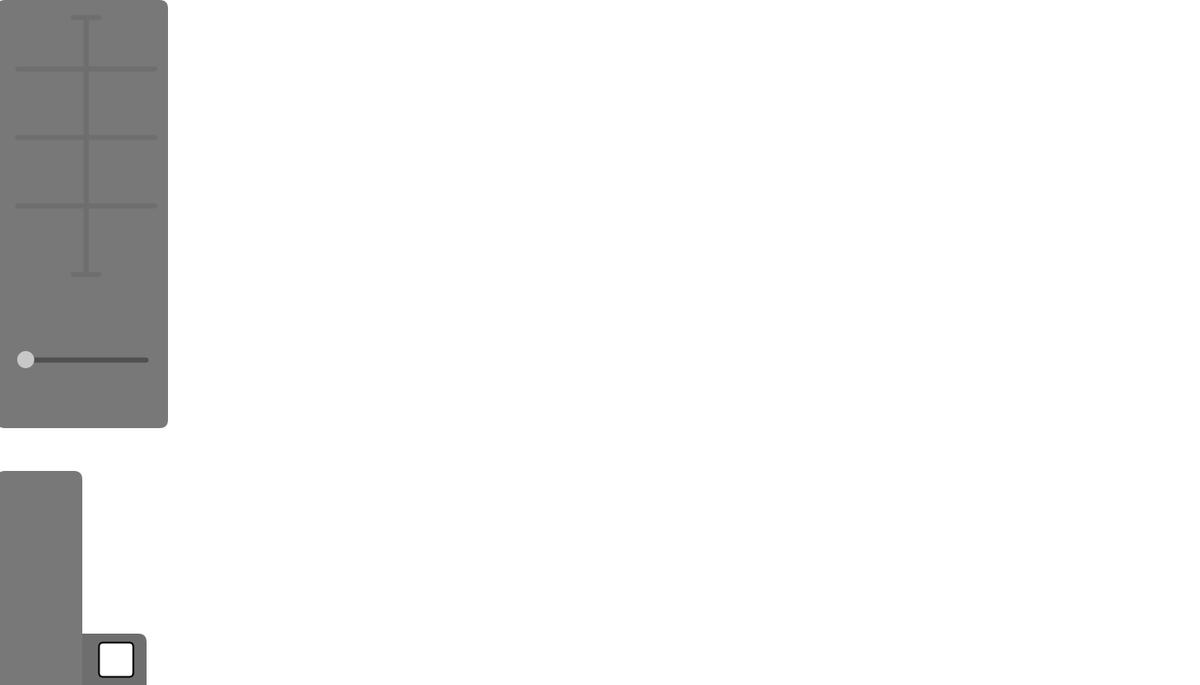
Frame 1 (no input)
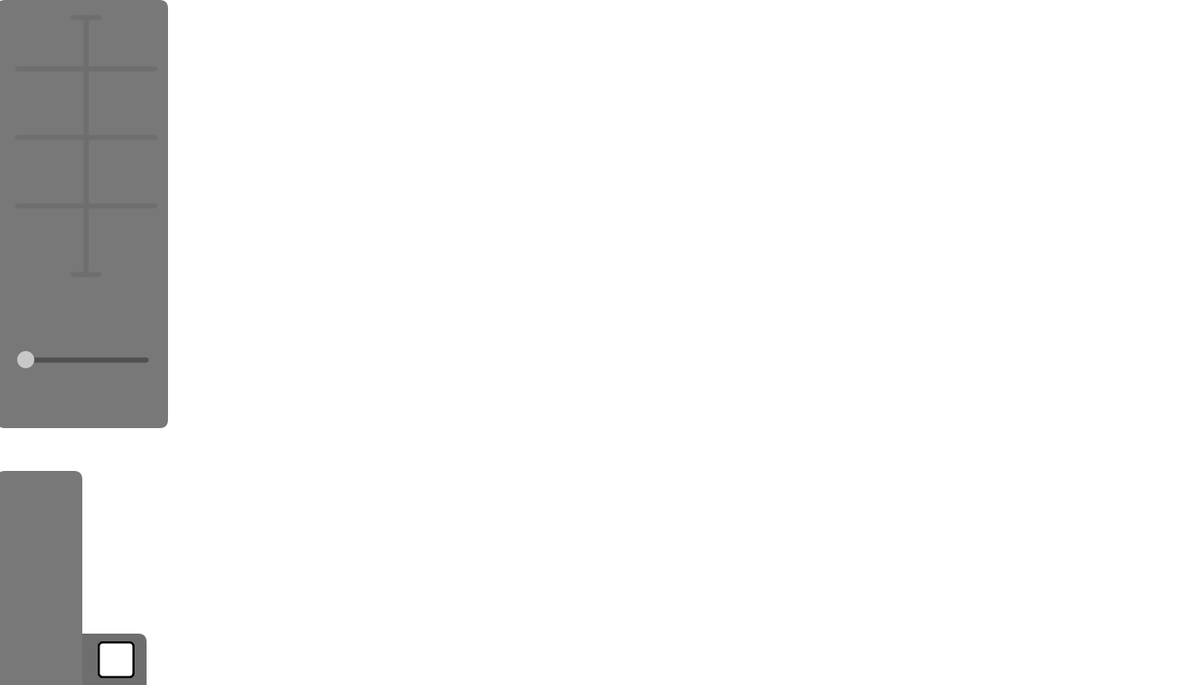
Frame 60 (the mouse pressed at the canvas centre just before this capture)
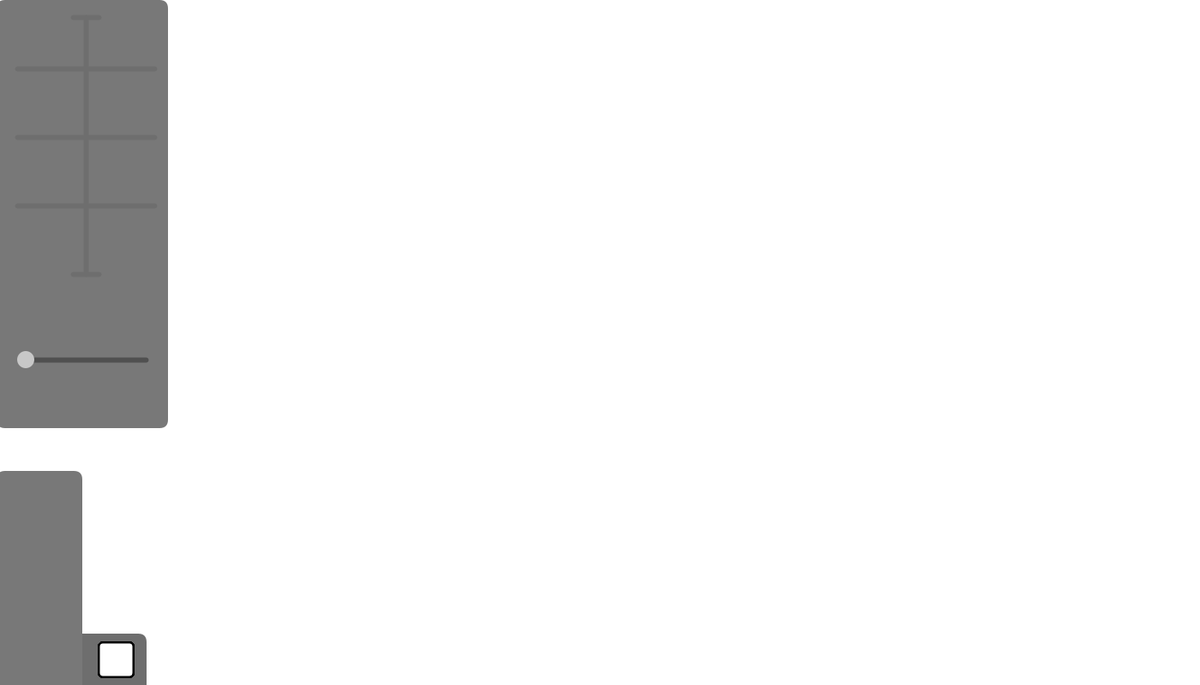
Frame 120 (the mouse held since frame 60 and released just before this capture)

The Processing sketch that drew these frames (run headless with seeded random() and noise(); from frame 60 on, the mouse is pressed at the canvas centre):

// Processing sketch: unit4_proj
// ── unit4_proj.pde
//modes -----
boolean brush = true;
boolean line = false;
boolean circle = false;
boolean rectangle = false;
boolean stamp = false;
boolean getColor = false;

//colors
color currentColor = 255;

void setup()
{
  size(1400, 800);
  background(255);
  layout();
}

void draw()
{
  stroke(0);
  strokeWeight(2);
  fill(currentColor);
  rect(115, 750, 40, 40, 5);
}

void layout()
{
  noStroke();
  fill(120);
  rect(-4, 0, 200, 500, 10);
  fill(110);
  rect(-4, 740, 175, 800, 10);
  fill(120);
  rect(-4, 550, 100, 800, 10);  
  stroke(110);
  strokeWeight(6);
  //big line
  line(100, 20, 100, 320);
  //small lines
  line(85, 20, 115, 20);
  line(85, 320, 115, 320);
  //lines
  line(20, 80, 180, 80);
  line(20, 160, 180, 160);
  line(20, 240, 180, 240);
  
  //size Slider
  stroke(80);
  line(30, 420, 170, 420);
  noStroke();
  fill(200);
  ellipse(30, 420, 20, 20);
}



void paint()
{
  
}
